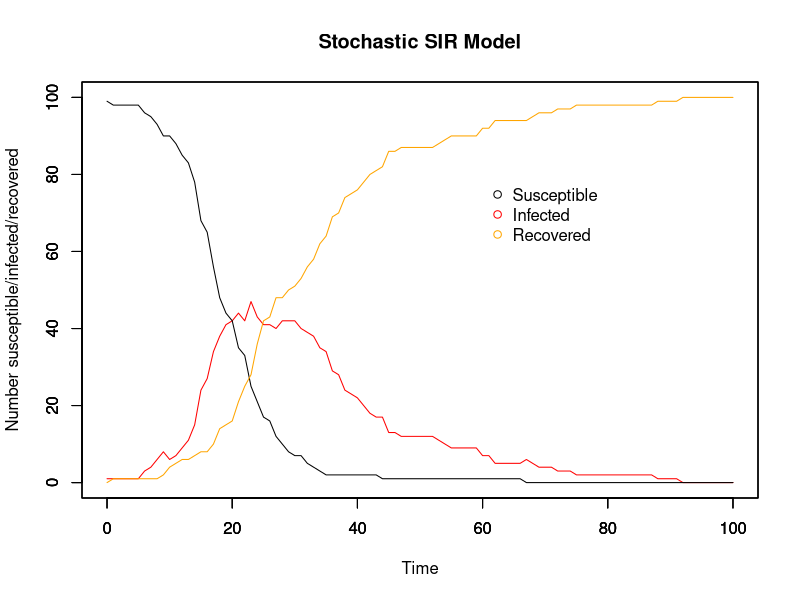
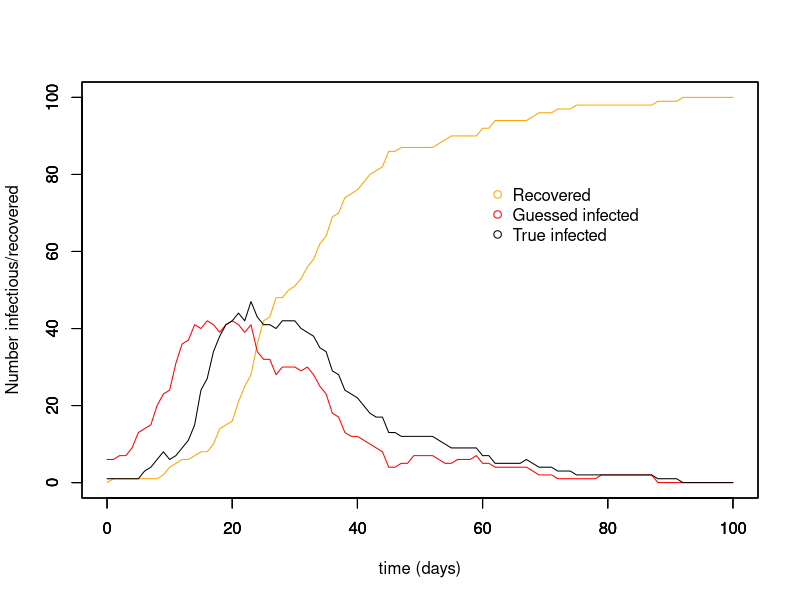

These figures' R source, in order: (Note: this script raises an error after producing the figures.)
# MCMC estimating stochastic processes
# 3 unknonws: beta, gamma, and the time of infection for each individual
# 17/11/17

##########################
## Input values for SIR ##
##########################

# Time
timestep <- 1
times <- seq(0, 100, by = timestep)

# Initial population: N-1 susceptible, 1 infectious, 0 recovered
init.values = c(
  S = 100-1,
  I = 1,
  R = 0
)
N = sum(init.values)

# Beta & gammma
beta <- 5e-3
gamma <- 8e-2
1/gamma

###############
## The model ##
###############

# Array for holding collective disease status information for whole period of time
data <- array(0, dim =c(length(times), length(init.values)+3))
data[,1] <- times # make first column the timesteps to make plotting easier later on

#set.seed(22) # other good ones: 7, 14, 22, 30

# For loops for calculating the numbers susceptible, infected, and recovered at each timepoint
for (time in times){
  if (time == 0){ # Set up the number of S/I/R at time 0
    data[1,2] <- init.values["S"] # number of susceptibles at time 0
    data[1,3] <- init.values["I"] # number of infecteds at time 0
    data[1,4] <- init.values["R"] # number of recovereds at time 0
    data[1,5] <- init.values["I"] # number newly infected at time 0
    data[1,6] <- init.values["R"] # number newly recovered at time 0
    
  } else{
    whole_time <- 1/timestep * time # makes time into the whole number that it corresponds to in the array
    #inf <- rbinom(1, size = data[whole_time,2], prob = foi_t) # number who become infected in this timestep
    #rec <- rbinom(1, size = data[whole_time,3], prob = r_t)# number who become recovered in this timestep
    
    inf <- rbinom(1, size = data[whole_time,2], (1-(exp(-beta*data[whole_time,3]*timestep)))) # number who become infected in this timestep
    rec <- rbinom(1, size = data[whole_time,3], (1-(exp(-gamma*timestep)))) # number who become recovered in this timestep
    
    data[whole_time+1,2] <- data[whole_time,2] - inf # number of susceptibles at other times
    
    data[whole_time+1,3] <- data[whole_time,3]  + inf - rec # number of infecteds at other times
    
    data[whole_time+1,4] <- data[whole_time,4] + rec # number of recovereds at other times
    
    data[whole_time+1,5] <- data[whole_time+1,3] - data[whole_time,3] + data[whole_time+1,4] - data[whole_time,4] # number of newly infected
    
    data[whole_time+1,6] <- data[whole_time+1,4] - data[whole_time,4] # number of newly recovered
  }
}

###############
## SIR plots ##
###############

run_stoch <- data.frame(data) # make array into a dataframe
colnames(run_stoch) <- c("time","S", "I", "R", "new_I", "new_R")

par(mfrow = c(1,1))

# Plot for SIR model
plot(x = run_stoch$time, y = run_stoch$I, type = "line", col = "red", ylim = c(0,N),
     xlab = "Time", ylab = "Number susceptible/infected/recovered", main = "Stochastic SIR Model")
par(new=T)
plot(x = run_stoch$time, y = run_stoch$S, type = "line", ylim = c(0,N), ylab = "", xlab = "") # add susceptible line
par(new=T)
plot(x = run_stoch$time, y = run_stoch$R, type = "line", col = "orange", ylim = c(0,N), ylab = "", xlab = "") # recovered

# Add legend
legend(60, 0.8*N, c("Susceptible", "Infected", "Recovered"), pch = 1, col = c("black", "red", "orange"), bty = "n")

# Plot for newly infected and newly recovered
# plot(x = run_stoch$time, y = run_stoch$new_I, type = "line", col = "red", ylim = c(0,max(run_stoch$new_I)),
#      xlab = "Time", ylab = "Number newly infected/recovered", main = "New infections/recoveries")
# par(new=T)
# plot(x = run_stoch$time, y = run_stoch$new_R, type = "line", col = "orange", ylim = c(0,max(run_stoch$new_I)), ylab = "", xlab = "") # add susceptible line

#################
## Guess new_I ##
#################

inf_period <- ceiling(1/gamma) # mean infectious period calculated from gamma

for (i in 1:nrow(run_stoch)){
run_stoch$guess_new_I[i] <- run_stoch$new_R[i+(inf_period/timestep)] # guess newly infected, translates days into no. of timesteps
run_stoch$guess_I[i] <- run_stoch$R[i+(inf_period/timestep)] - run_stoch$R[i]
run_stoch$guess_S[i] <- N - (run_stoch$R[i] + run_stoch$guess_I[i])
}
run_stoch[is.na(run_stoch)] <- 0

plot(run_stoch$time, run_stoch$R, ylim = c(0,N), type = "line", col = "orange", xlab = "time (days)", ylab = "Number infectious/recovered")
par(new=T)
plot(run_stoch$time, run_stoch$guess_I, ylim = c(0,N), type = "line", col = "red", xlab = " ", ylab = " ")
par(new=T)
plot(x = run_stoch$time, y = run_stoch$I, type = "line", col = "black", ylim = c(0,N), xlab = " ", ylab = " ")
legend(60, 0.8*N, c("Recovered", "Guessed infected", "True infected"), pch = 1, col = c("orange", "red", "black"), bty = "n")

##################################
## Likelihood, prior, posterior ##
##################################

# Likelihood distribution for beta and gamma
likelihood <- function(param){
  beta = as.numeric(param[1])
  gamma = as.numeric(param[2])
  total = array(0, dim = (c(nrow(run_stoch))))
  #   I = as.numeric(inf_chain[iteration,,1])
  #   new_I = as.numeric(inf_chain[iteration,,2])
  
  for (i in 1:nrow(run_stoch)){
    betalikelihood = dbinom(run_stoch$guess_new_I[i+1], run_stoch$guess_S[i], (1-(exp(-beta*run_stoch$guess_I[i]*timestep))), log = T)
    gammalikelihood = dbinom(run_stoch$new_R[i+1], run_stoch$guess_I[i], (1-(exp(-gamma*timestep))), log = T)
    total[i] = betalikelihood + gammalikelihood
  }
  
  # for (i in 1:nrow(run_stoch)){
  #   betalikelihood = dbinom(new_I[i+1], (N - I[i] - run_stoch$R[i]), (1-(exp(-beta*I[i]*timestep))), log = T)
  #   gammalikelihood = dbinom(run_stoch$new_R[i+1], I[i], (1-(exp(-gamma*timestep))), log = T)
  #   total[i] = betalikelihood + gammalikelihood
  # }
  
  return(sum(total, na.rm = T))
}

# Likelihood distribution for infection
# Keep beta and gamma constant, change I
# inf_likelihood <- function(param){
#   beta = as.numeric(chain[iteration-1,1]) # most recent guess of beta
#   gamma = as.numeric(chain[iteration-1,2]) # most recent guess of gamma
#   I = as.numeric(param[1])
#   new_I = as.numeric(param[2])
#   
#   total = array(0, dim = (c(nrow(run_stoch))))
#   
#   for (i in 1:nrow(run_stoch)){
#     betalikelihood = dbinom(new_I[i+1], (N - I[i] - run_stoch$R[i]), (1-(exp(-beta*I[i]*timestep))), log = T)
#     gammalikelihood = dbinom(run_stoch$new_R[i+1], I[i], (1-(exp(-gamma*timestep))), log = T)
#     total[i] = betalikelihood + gammalikelihood
#   }
#   return(sum(total, na.rm = T))
# }

# Prior distribution
prior <- function(param){
  beta = as.numeric(param[1])
  gamma = as.numeric(param[2])
  betaprior = dunif(beta, min = 0, max = 100, log = T)
  gammaprior = dunif(gamma, min = 0, max = 100, log = T)
  return(betaprior + gammaprior)
}

# Posterior distribution for beta and gamma
posterior <- function(param){
  return (likelihood(param) + prior(param))
}

# Posterior distribution for infectious
# inf_posterior <- function(param){
#   return (inf_likelihood(param) + prior(param))
# }

proposalfunction <- function(param){ 
  
  beta_prop = rnorm(1, mean = param[1], sd = 0.01 )
  gamma_prop = rnorm(1, mean = param[2], sd = 0.01)

  
  return(c(beta_prop, gamma_prop))
}

# inf_proposalfunction(param){
#   # changed_I <- sample(length(times), 1) # choose the timepoint at which I will be changed
#   inf_list <- c(-1, 1)
#   inf <- sample(inf_list, 1) # will the change at that timepoint be + or - 1 I
#   
#   I_prop <- param[1] + inf
#   new_I_prop <- param[2] + inf
#   
#   return(c(I_prop, new_I_prop))
# }

# Give a starting point for running iterations, necessary for putting the right betas, gammas, and Is into functions
iteration = 0

run_metropolis_MCMC <- function(startvalue, iterations){
  chain = array(dim = c(iterations+1,2))
  chain[1,] = startvalue
  
  # inf_chain = array(dim = c(length(times), iterations+1, 2)) # chain for infectious
  # inf_chain[,1,] = start_I
  
  # Proposals
  for (i in 1:iterations){
    iteration = iteration + 1 # keeps track of which iteration you're on
    
  # Infectious
  #   inf_proposal = inf_proposalfunction(inf_chain[i,sample(length(times), 1),])
  #   inf_probab = inf_posterior(inf_proposal) - inf_posterior(inf_chain[i,])
  #   if (log(runif(1)) < inf_probab){
  #     inf_chain[i+1,] = inf_proposal
  #   }else{
  #     inf_chain[i+1,] = inf_chain[i,]
  #   }
    
    # Beta and gamma
    proposal = proposalfunction(chain[i,])
    
    if (proposal[1] < 0.0 & proposal[2] < 0.0 ){
      chain[i+1,] = chain[i,]
      
    } else if (proposal[1] < 0.0 & proposal[2] >= 0.0){
      proposal[1] = chain[i,1]
      probab = posterior(proposal) - posterior(chain[i,])
      # print(probab)
      if (log(runif(1)) < probab){
        chain[i+1,] = proposal
      }else{
        chain[i+1,] = chain[i,]
      }
      
    } else if (proposal[1] >= 0.0 & proposal[2] < 0.0){
      proposal[2] = chain[i,2]
      probab = posterior(proposal) - posterior(chain[i,])
      # print(probab)
      if (log(runif(1)) < probab){
        chain[i+1,] = proposal
      }else{
        chain[i+1,] = chain[i,]
      }
      
    } else{
      probab = posterior(proposal) - posterior(chain[i,])
      # print(probab)
      if (log(runif(1)) < probab){
        chain[i+1,] = proposal
      }else{
        chain[i+1,] = chain[i,]
      }
    }
  }
  return(chain)
}

# Where to start the chain for beta and gamma
startvalue <- c(0.01,0.01)

# Where to start the guessing for I
start_I <- c(run_stoch$guess_I, run_stoch$guess_new_I)

# Number of runs
iterations = 5000
#set.seed(4)
chain <- run_metropolis_MCMC(startvalue, iterations)

# The beginning of the chain is biased towards the starting point, so take them out
# normally burnin is 10%-50% of the runs
burnIn = 0.1*iterations
acceptance <- 1-mean(duplicated(chain[-(1:burnIn),]))

################
## MCMC Plots ##
################

par(mfrow = c(2,2))

hist(chain[-(1:burnIn),1],nclass=30, main="Posterior of beta")
abline(v = mean(chain[-(1:burnIn),1]), col = "red")

hist(chain[-(1:burnIn),2],nclass=30, main="Posterior of gamma")
abline(v = mean(chain[-(1:burnIn),2]), col = "red")

plot(chain[-(1:burnIn),1], type = "l", main = "Chain values of beta")

plot(chain[-(1:burnIn),2], type = "l", main = "Chain values of gamma")

# Plot beta vs. gamma
par(mfrow = c(1,1))
library(RColorBrewer)
library(MASS)

plot(x = chain[,2], y = chain[,1], xlab = "Gamma", ylab = "Beta", pch = 20, cex = 0.8)
# abline(lm(chain[,1]~chain[,2]), col="red") # regression line

k <- 11
my.cols <- rev(brewer.pal(k, "RdYlBu"))
z <- kde2d(chain[,2], chain[,1], n=50)
filled.contour(z, nlevels=k, col=my.cols, xlab = "Gamma", ylab = "Beta")

########################################################################################################################

########################################################################################################################

# A method of randomly choosing -1 or +1 with equal probability
# inf_list <- c(-1, 1)
# sample(inf_list, 1)

# Keeps track of which iteration you're on
# iteration = 0
# for (i in 1:iterations){
#   iteration = iteration + 1
# }
